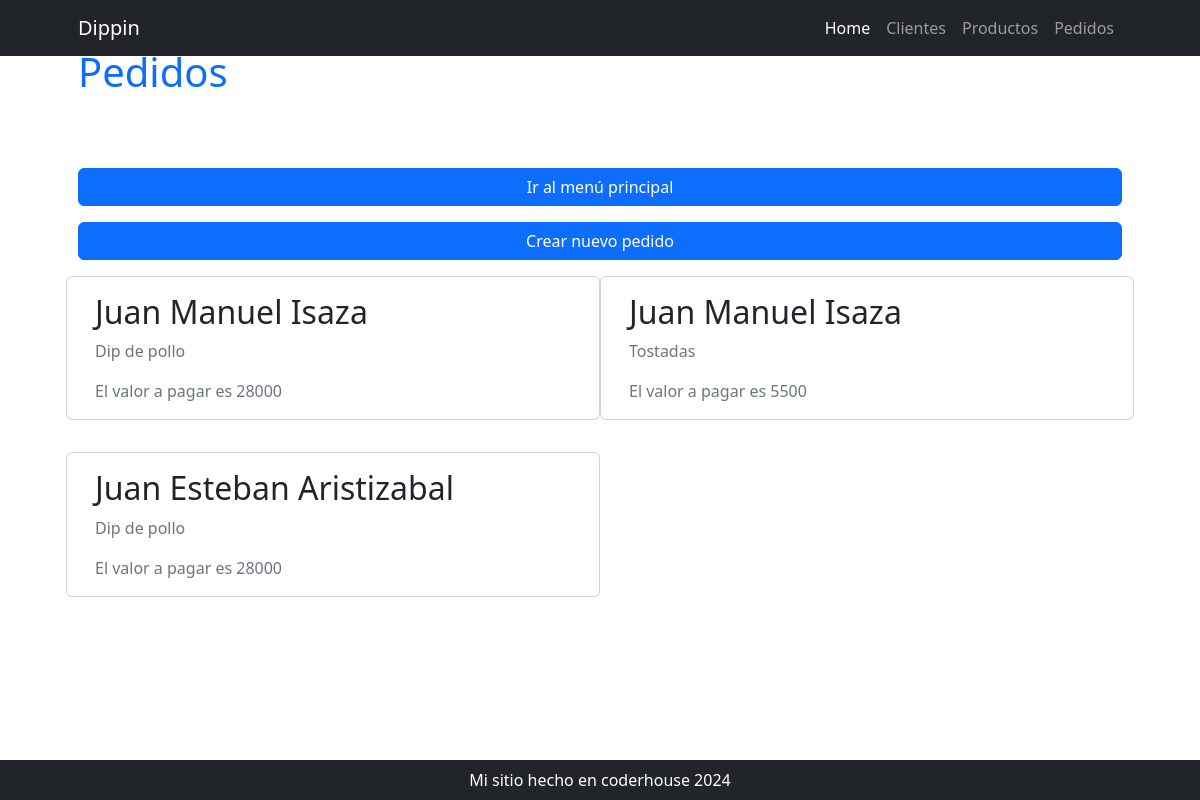
/pedido/home/, run on an earlier commit of the app's database.
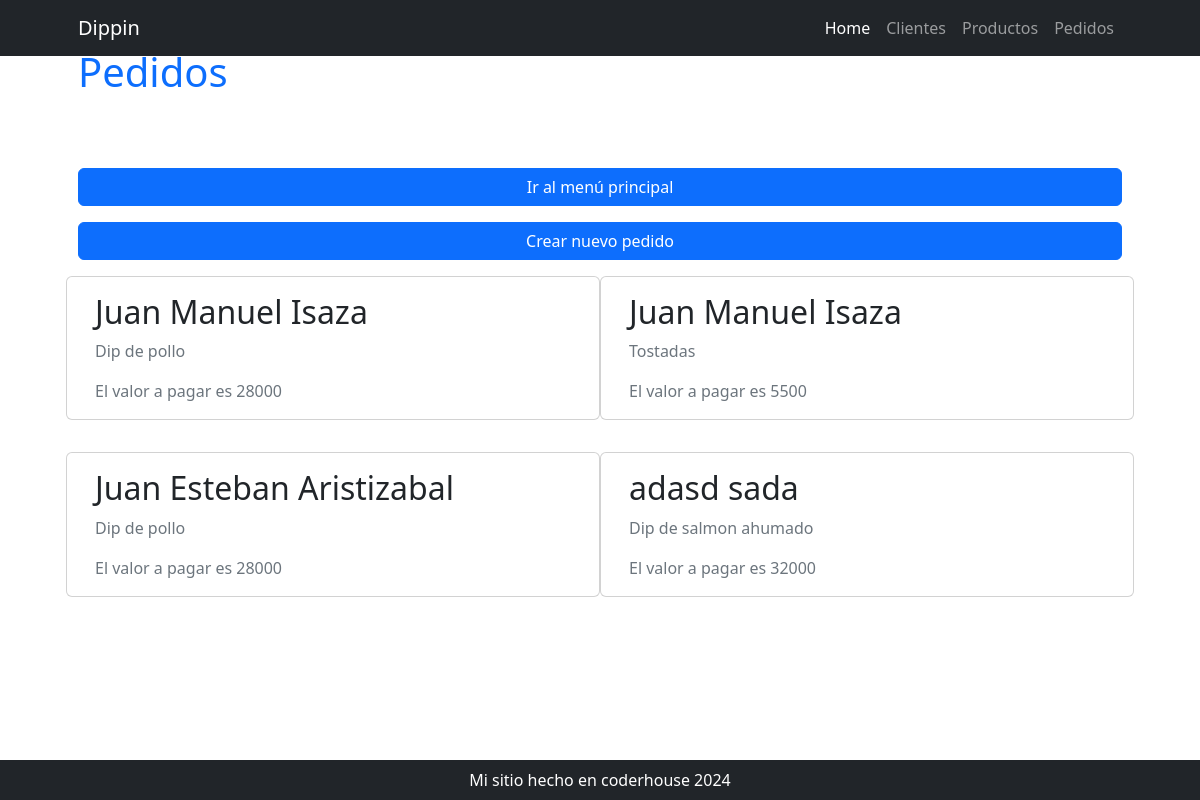
And on a later commit of the database.
### pedido/models.py (models this page shows, shortened)
class InfoProductoPedido(models.Model):
    cliente = models.ForeignKey(Cliente, on_delete=models.CASCADE, blank=False, null=False, verbose_name="cliente")
    producto_pedido = models.ForeignKey(Producto, on_delete=models.CASCADE, blank=False, null=False, verbose_name="producto")

### cliente/models.py (models this page shows)
class Cliente(models.Model):
    nombre = models.CharField(max_length=50)
    apellido = models.CharField(max_length=50)
    nacimiento = models.DateField(null=True)
    pais_origen_id = models.ForeignKey(Pais, on_delete=models.SET_NULL, blank=True, null=True, verbose_name="pais de origen")
    def __str__(self):
        return f"{self.nombre} {self.apellido}"

### producto/models.py (models this page shows)
class Producto(models.Model):
    nombre = models.CharField(max_length=200, unique=True)
    descripcion = models.CharField(max_length=250, null=True, blank = True, verbose_name="descripcion")
    precio = models.PositiveIntegerField()
    def __str__(self):
        return self.nombre
    class Meta:
        verbose_name="producto"
        verbose_name_plural="productos"

### pedido/views.py (the view)
# urls.py: path("home/", views.home, name="home"),
def home(request):
    consulta_pedidos = models.InfoProductoPedido.objects.all()
    context = {"pedidos":consulta_pedidos}
    return render(request, "pedido/index.html", context)

### pedido/templates/pedido/index.html (shortened to what this page needs)
{% extends 'core/base.html' %}
    {% block titulo %}
        {% include 'core/components/titulo1.html' with titulo="Pedidos" %}
    {% endblock titulo %}
    {% block contenido %}
    <div class="d-flex flex-column">
        <a href="{% url 'core:home' %}" class="btn btn-primary mb-3">Ir al menú principal</a>
        <a href="{% url 'pedido:pedido_create' %}" class="btn btn-primary">Crear nuevo pedido</a>
    </div>
    <div class="row row-cols-1 row-cols-md-2 ">
        {% for pedido in pedidos %}
        <div class="card my-3">
            <div class="card-body">
                <h2 class="card-title">{{ pedido.cliente }} </h2>
                <p class="card-text text-muted ">{{ pedido.producto_pedido }}</p>
                <p class="card-text text-muted ">El valor a pagar es {{ pedido.producto_pedido.precio }}</p>
            </div>
        </div>
    {% endfor %}
        </div>
    </div>
    <div class="row align-items-center my-5">
        <h1 class="pb-lg-3 text-primary fs-2">
        </h1>
    </div>
    {% endblock contenido %}

What changed in the data, as far as the page shows it:
added InfoProductoPedido: cliente "adasd sada", producto_pedido "Dip de salmon ahumado", producto_pedido.precio "32000"
